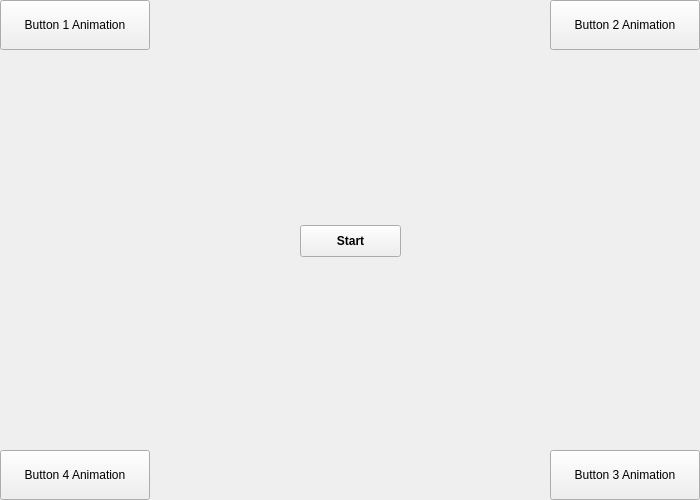
<?xml version="1.0" encoding="UTF-8"?>
<ui version="4.0">
 <class>MainWindow</class>
 <widget class="QMainWindow" name="MainWindow">
  <property name="geometry">
   <rect>
    <x>0</x>
    <y>0</y>
    <width>700</width>
    <height>500</height>
   </rect>
  </property>
  <property name="windowTitle">
   <string>MainWindow</string>
  </property>
  <widget class="QWidget" name="centralwidget">
   <widget class="QPushButton" name="pushButton_1_Animation_1">
    <property name="geometry">
     <rect>
      <x>0</x>
      <y>0</y>
      <width>150</width>
      <height>50</height>
     </rect>
    </property>
    <property name="text">
     <string>Button 1 Animation</string>
    </property>
   </widget>
   <widget class="QPushButton" name="pushButton_2_Animation_2">
    <property name="geometry">
     <rect>
      <x>550</x>
      <y>0</y>
      <width>150</width>
      <height>50</height>
     </rect>
    </property>
    <property name="text">
     <string>Button 2 Animation</string>
    </property>
   </widget>
   <widget class="QPushButton" name="pushButton_3_Animation_3">
    <property name="geometry">
     <rect>
      <x>550</x>
      <y>450</y>
      <width>150</width>
      <height>50</height>
     </rect>
    </property>
    <property name="text">
     <string>Button 3 Animation</string>
    </property>
   </widget>
   <widget class="QPushButton" name="pushButton_4_Animation_4">
    <property name="geometry">
     <rect>
      <x>0</x>
      <y>450</y>
      <width>150</width>
      <height>50</height>
     </rect>
    </property>
    <property name="text">
     <string>Button 4 Animation</string>
    </property>
   </widget>
   <widget class="QPushButton" name="pushButton">
    <property name="geometry">
     <rect>
      <x>300</x>
      <y>225</y>
      <width>101</width>
      <height>32</height>
     </rect>
    </property>
    <property name="font">
     <font>
      <bold>true</bold>
     </font>
    </property>
    <property name="text">
     <string>Start</string>
    </property>
   </widget>
  </widget>
 </widget>
 <resources/>
 <connections/>
</ui>
